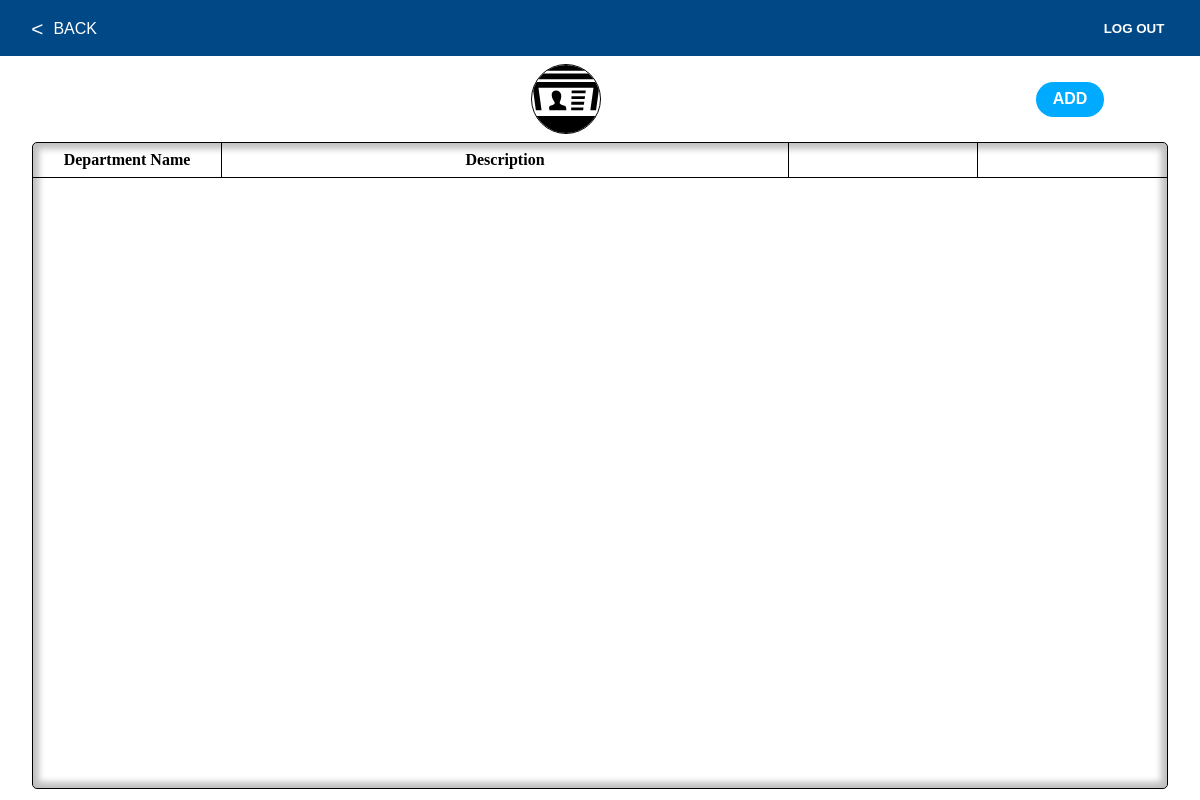
The page /faculty.php (signed in) on the database as committed earlier.
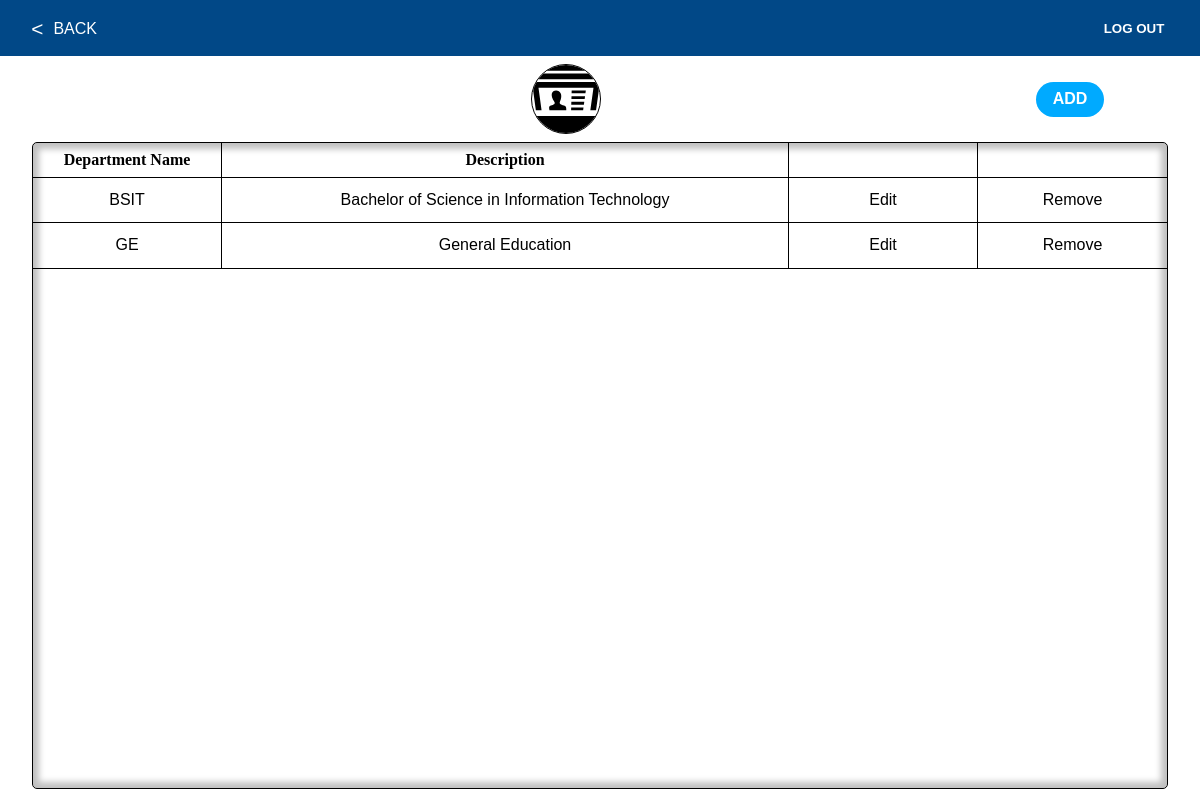
The same page on the database as committed later.
### tables this page shows
CREATE TABLE `dept_type` (
  `id` int(11) NOT NULL,
  `type` enum('Faculty','SHS','Tertiary') NOT NULL,
  `dept_id` int(11) NOT NULL
);

CREATE TABLE `departments` (
  `dept_id` int(11) NOT NULL,
  `dept_name` varchar(5) NOT NULL,
  `dept_desc` text NOT NULL
);

### includes/autoloader.inc.php (called while the page is built, shortened)
<?php
   function myAutoLoader($className){
      $path = "./classes/";
      $extension = '.class.php';
      $fullPath = $path . $className . $extension;
   }

### classes/dbh.class.php (called while the page is built, shortened)
<?php
class Dbh {
   private $host = "localhost";
   private $user = "root";
   private $pwd = "";
   private $dbName = "ClassSchedulingSystem";
   protected function connect(){
      try{
         $dsn = 'mysql:host='. $this->host .';dbname='. $this->dbName;
         $pdo = new PDO($dsn, $this->user, $this->pwd);
         $pdo->setAttribute(PDO::ATTR_DEFAULT_FETCH_MODE, PDO::FETCH_ASSOC);
         return $pdo;
      } catch(PDOException $e){
         trigger_error("Error: " . $e->getMessage());
      }
   }
}

### classes/departments.class.php (called while the page is built, shortened)
<?php
class Departments extends Dbh{
   protected function getDepartments($type){
      $sql = 'select * from departments INNER JOIN dept_type ON departments.dept_id = dept_type.dept_id where type = ?';
      $stmt = $this->connect()->prepare($sql);
      $stmt->execute([$type]);
      $result = $stmt->fetchAll();
      return $result;
   }
}

### classes/departmentsview.class.php (called while the page is built, shortened)
<?php
class DepartmentsView extends Departments{
   public function FetchDepts($type){
      $results = $this->getDepartments($type);
      return $results;
   }
}

### faculty.php (the view, shortened to what this page needs)
<?php
   include_once './layouts/__header.php';
?>
       <main class='departments module'>
         <div class="module__Header">
            <img src="drawables/icons/faculty.svg">
            <a href='?add' class='module__Add button'>ADD</a>
         </div>
         <div class='module__Container'>
            <ul class='module__List module__Title'>
               <li class='module__Item'>Department Name</li>
               <li class='module__Item'>Description</li>
               <li class='module__Item'></li>
               <li class='module__Item'></li>
            </ul>
            <?php
               $deptView = new DepartmentsView();
               $depts = $deptView->FetchDepts("Faculty");
               foreach($depts as $dept){
                  echo "<ul class='module__List'>
                     <li class='module__Item'>". $dept['dept_name'] ."</li>
                     <li class='module__Item'>". $dept['dept_desc'] ."</li>
                     <li class='module__Item'><a href=?id=". $dept['dept_id'] .">Edit</a></li>
                     <li class='module__Item'>
                        <form action='./includes/departments.inc.php' method='POST'>
                           <input name='id' type='hidden' value='". $dept['dept_id'] ."'>
                           <button name='delete' type='submit'>Remove</button>
                        </form>
                     </li>
                  </ul>";
               }
            ?>
         </div>
      </main>
<?php
   include_once './layouts/__footer.php';
?>

Rows that differ between the two databases and show on the page:
added dept_type: dept.dept_name "BSIT", dept.dept_desc "Bachelor of Science in Information Technology"
added dept_type: dept.dept_name "GE", dept.dept_desc "General Education"
